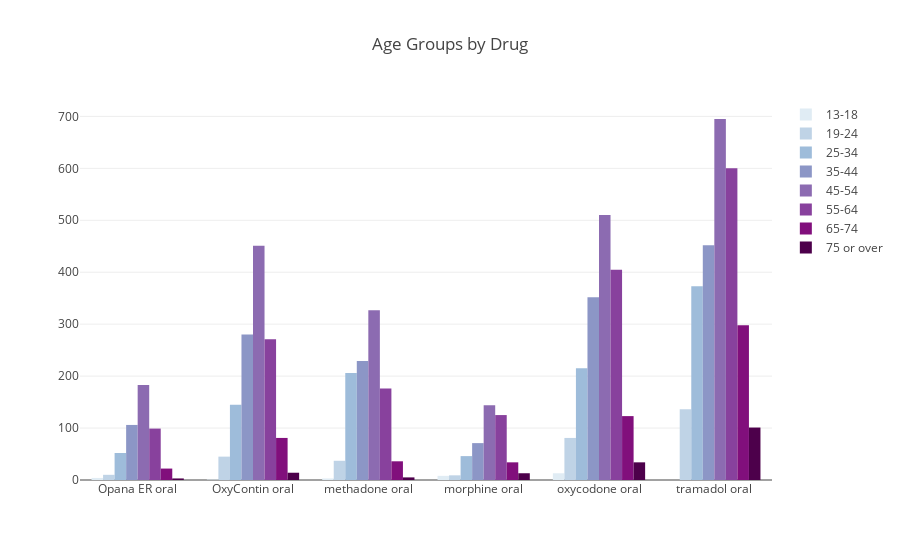

Notebook code cell kept with this figure:
### Code cell
# interactive plot of age distribution
ages = sorted(data2.age.unique())

col = []
for i in range(0, len(ages)):
    col.append(cl.scales['9']['seq']['BuPu'][i+1])


trace = []
for i in range(0, len(ages)):
    trace.append(go.Bar(x = drugNames,
                        y = data2.total[data2.age == ages[i]], 
                        name = ages[i],
                        marker = dict(color = col[i])
                        ))
layout = go.Layout(title = 'Age Groups by Drug')
    
iplot(go.Figure(data = trace, layout = layout))

### Figure 1 — Plotly figure (JSON) as saved in the notebook; plotly's stock layout.template omitted (floating-point values rounded to 4 significant figures)
{"data": [{"marker": {"color": "rgb(224,236,244)"}, "name": "13-18", "type": "bar", "uid": "57557ef4-9abe-11e8-9130-c49ded1fd344", "x": ["Opana ER oral", "OxyContin oral", "methadone oral", "morphine oral", "oxycodone oral", "tramadol oral"], "y": [4, 1, 3, 8, 13]}, {"marker": {"color": "rgb(191,211,230)"}, "name": "19-24", "type": "bar", "uid": "57557ef5-9abe-11e8-9ec8-c49ded1fd344", "x": ["Opana ER oral", "OxyContin oral", "methadone oral", "morphine oral", "oxycodone oral", "tramadol oral"], "y": [10, 45, 37, 9, 81, 136]}, {"marker": {"color": "rgb(158,188,218)"}, "name": "25-34", "type": "bar", "uid": "57557ef6-9abe-11e8-b696-c49ded1fd344", "x": ["Opana ER oral", "OxyContin oral", "methadone oral", "morphine oral", "oxycodone oral", "tramadol oral"], "y": [52, 145, 206, 46, 215, 373]}, {"marker": {"color": "rgb(140,150,198)"}, "name": "35-44", "type": "bar", "uid": "57557ef7-9abe-11e8-ab27-c49ded1fd344", "x": ["Opana ER oral", "OxyContin oral", "methadone oral", "morphine oral", "oxycodone oral", "tramadol oral"], "y": [106, 280, 229, 71, 352, 452]}, {"marker": {"color": "rgb(140,107,177)"}, "name": "45-54", "type": "bar", "uid": "57557ef8-9abe-11e8-a6df-c49ded1fd344", "x": ["Opana ER oral", "OxyContin oral", "methadone oral", "morphine oral", "oxycodone oral", "tramadol oral"], "y": [183, 451, 327, 144, 510, 695]}, {"marker": {"color": "rgb(136,65,157)"}, "name": "55-64", "type": "bar", "uid": "57557ef9-9abe-11e8-a7db-c49ded1fd344", "x": ["Opana ER oral", "OxyContin oral", "methadone oral", "morphine oral", "oxycodone oral", "tramadol oral"], "y": [99, 271, 176, 125, 405, 600]}, {"marker": {"color": "rgb(129,15,124)"}, "name": "65-74", "type": "bar", "uid": "57557efa-9abe-11e8-83f9-c49ded1fd344", "x": ["Opana ER oral", "OxyContin oral", "methadone oral", "morphine oral", "oxycodone oral", "tramadol oral"], "y": [22, 81, 36, 34, 123, 298]}, {"marker": {"color": "rgb(77,0,75)"}, "name": "75 or over", "type": "bar", "uid": "57557efb-9abe-11e8-8627-c49ded1fd344", "x": ["Opana ER oral", "OxyContin oral", "methadone oral", "morphine oral", "oxycodone oral", "tramadol oral"], "y": [3, 14, 5, 13, 34, 101]}], "layout": {"title": "Age Groups by Drug"}}
